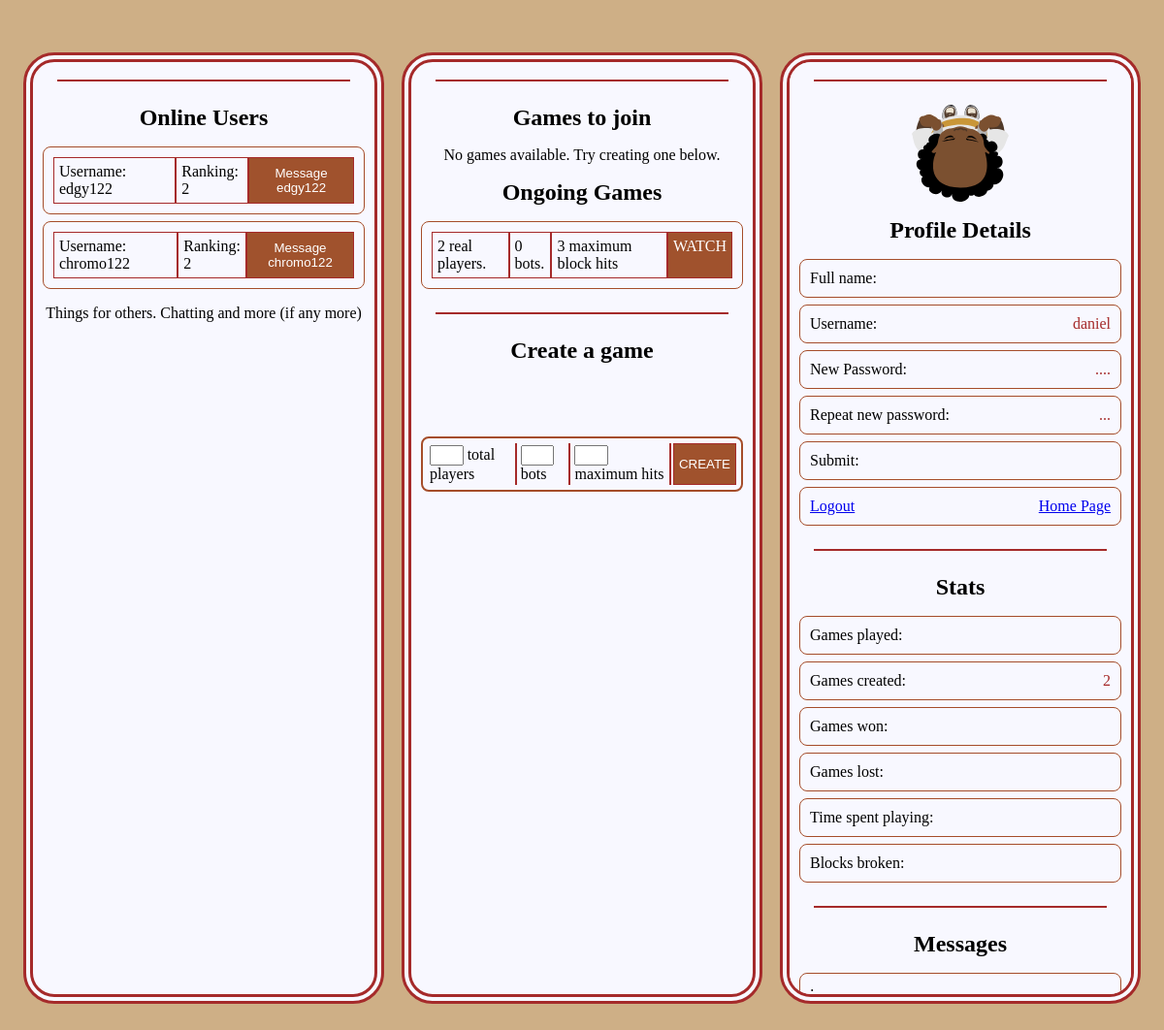
Before: /lounge/ (signed in) with the older database file.
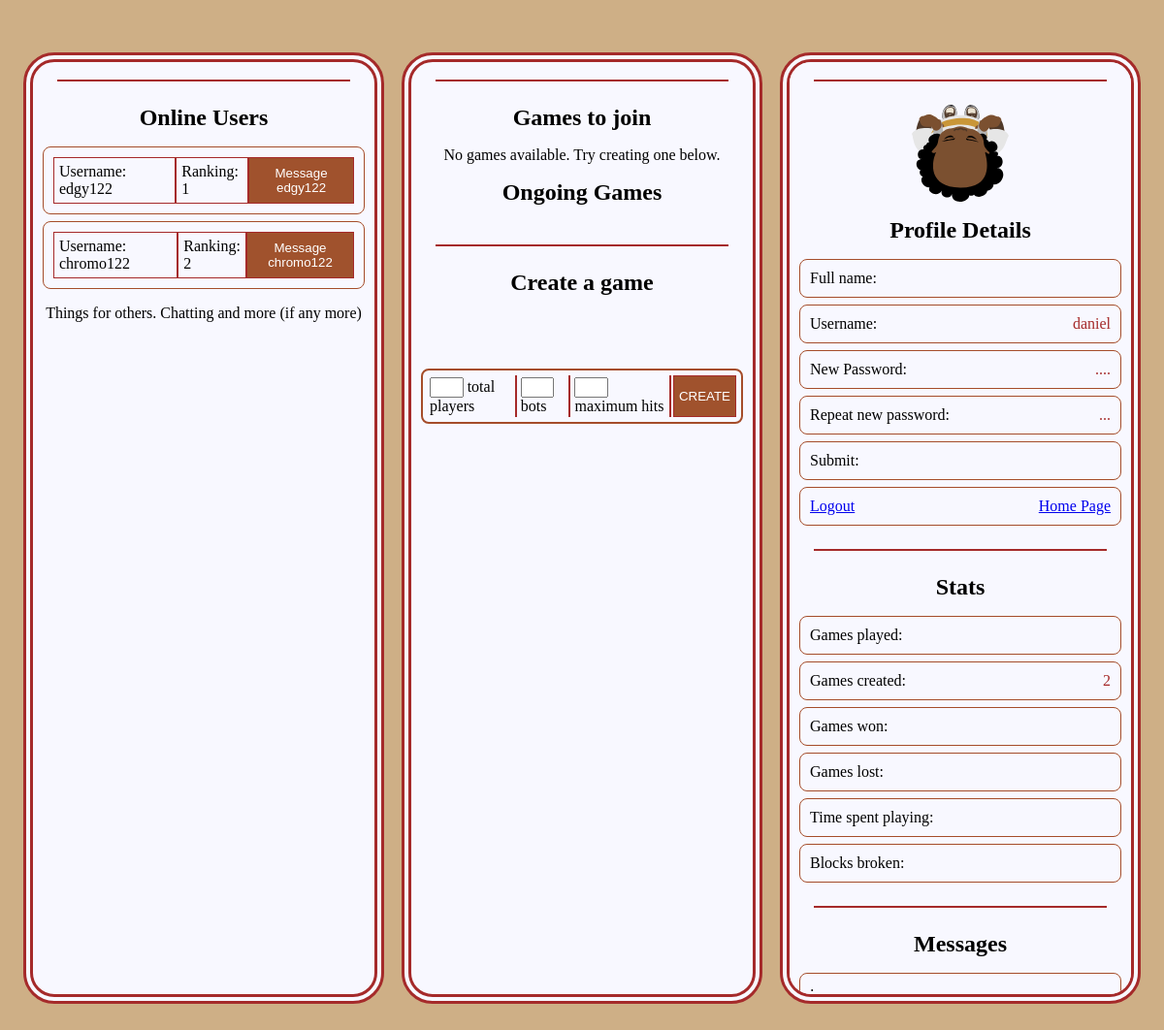
After: the same page with the newer database file.
### game/models.py (models this page shows, shortened)
class Player(models.Model):
    score = models.IntegerField(default=0)
    r = models.IntegerField(default=0)
    c = models.IntegerField(default=0)
    logged_in = models.BooleanField(default=False)
    user = models.CharField(max_length=30, primary_key=True)
    game = models.IntegerField(default=0)
    won = models.IntegerField(default=0)
    def rank(self):
        me = Game.objects.filter
        return len(me(creator=self.user)) + 2*self.won

class Game(models.Model):
    size = models.IntegerField(default=15)
    initial_data = models.TextField(default="0")
    data = models.TextField(default="0") # will change by json.loadsing and dumpsing
    max_hits = models.IntegerField(default=3)
    n_real = models.IntegerField(default=2)
    n_bots = models.IntegerField(default=2)
    started_time = models.DateTimeField(auto_now=True)
    ended_time = models.DateTimeField(auto_now=True)
    started = models.BooleanField(default=False)
    ended = models.BooleanField(default=False)
    creator = models.CharField(max_length=30)
    winners = models.CharField(max_length=200)

### lounge/views.py (the view)
# urls.py: path("", views.lounge, name="Lounge"),
@login_required
def lounge(request):
    online_users = [*Player.objects.filter(logged_in=True)]
    games_to_join = [*Game.objects.filter(started=False, ended=False)]
    ongoing_games = [*Game.objects.filter(started=True, ended=False)]
    message = request.GET["message"] if "message" in request.GET else ''
    return render(request, "lounge.html", {
        "user": request.user,
        "games": [games_to_join, ongoing_games],
        "online_users": online_users,
        "message": message
    })

### templates/lounge.html (shortened to what this page needs)
{% load static %}
<!DOCTYPE html>
<html>
    <head>
    </head>
    <body>
        <div id="others">
            <hr>
            <h2>Online Users</h2>
            <ul id="onlinePlayers" class="uiHolder">
            {% for player in online_users %}
                <li>
                    <span class="pName">
                        Username: {{ player.user }}
                    </span>
                    <span class="pRank">
                        Ranking: {{ player.rank }}
                    </span>
                    <button class="gameLink pMessage">
                        Message
                        {% if player.user == user.username %}
                        yourself
                        {% else %}
                        {{ player.user }}
                        {% endif %}
                    </button>
                </li>
            {% endfor %}
            </ul>
            Things for others. Chatting and more (if any more)
        </div>
        <div id="games">
            <hr>
            <h2>Games to join</h2>
            <ul id="gamesToJoin" class="uiHolder"></ul>
            <h2>Ongoing Games</h2>
            <ul id="ongoingGames" class="uiHolder">
                {% for game in games.1 %}
                <li>
                    <span class="nReal">{{ game.n_real }} real players.</span>
                    <span class="nBots">{{ game.n_bots }} bots.</span>
                    <span class="maxHits">{{ game.max_hits }} maximum block hits</span>
                    <a class="gameLink join" href="/lounge/?message=Not+supported+yet">WATCH</a>
                </li>
                {% endfor %}
            </ul>
            <hr>
            <h2>Create a game</h2>
            <form id="createGame" class="ui" method="POST" action="/lounge/create/">
                    <label for="nTotal">
                        <input type="number" id="nTotal" name="nTotal" min="2" max="6" required> total players
                    </label>
                    <label for="nBots">
                        <input type="number" id="nBots" name="nBots" min="0" max="5" required> bots
                    </label>
                    <label for="maxHits">
                        <input type="number" id="maxHits" name="maxHits" min="2" max="7" required> maximum hits
                    </label>
                    <button class="gameLink create" type="submit">CREATE</button>
            </form>
        </div>
        <div id="user">
            <hr>
            <img id="profilePic" src="{% static '/game/texture/player.svg' %}">
            <h2>Profile Details</h2>
            <ul class="uiHolder">
                <li>Full name: </li>
                <li>Username: <span>{{ user.username }}</span></li>
                <li>New Password: <span>....</span></li>
                <li>Repeat new password: <span>...</span></li>
                <li>Submit: </li>
                <li><a href="/register/sign/out">Logout</a> <a href="/">Home Page</a></li>
            </ul>
            <hr>
            <h2>Stats</h2>
            <ul class="uiHolder">
                <li>Games played: </li>
                <li>Games created: <span>{{ 2 }}</span></li>
                <li>Games won: </li>
                <li>Games lost: </li>
                <li>Time spent playing: </li>
                <li>Blocks broken: </li>
            </ul>
            <hr>
            <h2>Messages</h2>
            <ul class="uiHolder">
                <li>{{ from }}: {{ message }}</li>
            </ul>
        </div>
    </body>
</html>

### static/lounge/lounge.css (style rules this page uses)
body { background: #ceaf86; display: flex; flex-flow: row; flex-wrap: wrap; justify-content: center; align-items: center; gap: 1.5vw; height: 100vh; margin: 0; }
body>div { border: 10px double brown; background: ghostwhite; border-radius: 2em; width: 31vw; height: 90vh; padding: 10px; overflow-y: scroll; box-sizing: border-box; scrollbar-width: none; display: flex; flex-flow: column; align-items: center; gap: 1em; flex-wrap: nowrap; }
ul { list-style-type: none; }
body div>hr { width: 25vw; border-color: brown; justify-self: center; border-style: solid; }
.uiHolder { display: flex; gap: 7px; flex-flow: column; margin: 0; padding: 0; width: -webkit-fill-available; }
.uiHolder>li, .ui { border: 2px solid rgb(165, 77, 42); display: flex; border-radius: .5em; padding: 10px; justify-content: space-between; align-self: flex-start; width: -webkit-fill-available; }
.uiHolder>li { border-width: 1px; }
.uiHolder>li>span { color: brown; }
h2 { margin: 0; }
#games ul>li>span, #games form>label, #others>ul>li>span { border: 1px solid brown; color: black; padding: 5px; }
#gamesToJoin { text-align: center; }
.gameLink { background-color: sienna; border: 1px solid brown; color: white; text-decoration: none; transition: .4s; padding: 5px; cursor: pointer; }
#games>form { padding: 5px; gap: 2px; }
#games>form>label { padding: 2px; border: none; border-right: 2px solid brown; }
.ui>label>input { width: 2em; }

Changed rows visible on the page:
removed Game: n_real "2", n_bots "0", max_hits "3"
changed Player "edgy122": rank "2" → "1"
